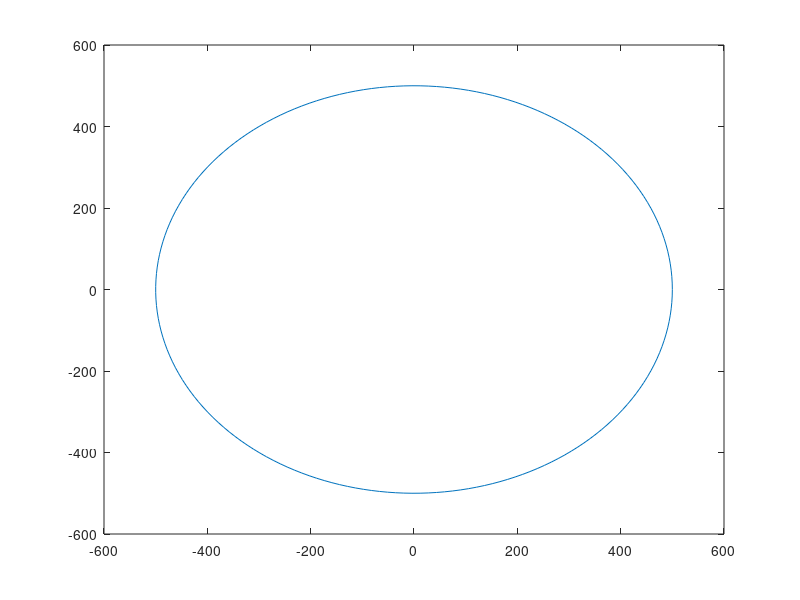

This chart was generated by the following MATLAB code:
function varargout = drawarena(varargin)

if length(varargin) >= 1&& isstruct(varargin{1}),
  r = varargin{1}.r;
  x = varargin{1}.x;
  y = varargin{1}.y;
  varargin = varargin(2:end);
else

if length(varargin) >= 1 && ~isstr(varargin{1}),
  r = varargin{1};
  varargin = varargin(2:end);
else,
  r = 500;
end;

if length(varargin) >= 1 && ~isstr(varargin{1}),
  x = varargin{1};
  varargin = varargin(2:end);
else,
  x = 0;
end;

if length(varargin) >= 1 && ~isstr(varargin{1}),
  y = varargin{1};
  varargin = varargin(2:end);
else,
  y = 0;
end;

end

t = linspace(0,2*pi,200);
h = plot(x+cos(t)*r,y+sin(t)*r,varargin{:});
if nargout > 0,
  varargout{1} = h;
end;